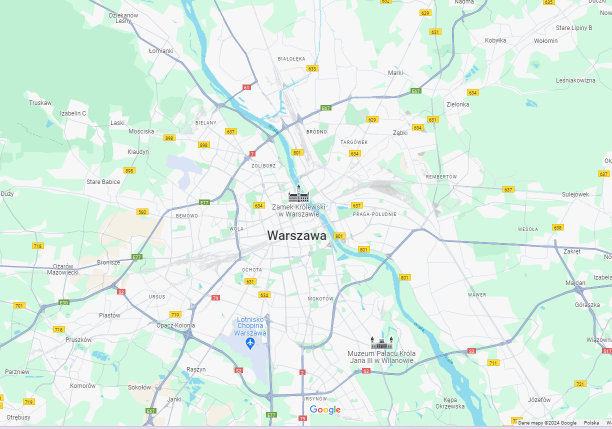
#> input picture final_python_project/Data_analysis/warsaw.png, 1223 x 857 px (shown at 1/2 size)
$ python visualization.py
#> lines starting #> are read from the running program, lines starting #| are printed output that depends on the picture
import cv2
import matplotlib.pyplot as plt
from pathlib import Path

IMAGE_FILE_NAME = 'warsaw.png'

IMG_WIDTH = 1220
IMG_HIGHT = 800
LEFT_LOWER_CORNER_COORDS = (52.12383466080289, 20.745455267261764)
RIGHT_UP_CORNER_COORDS = (52.36283029032839, 21.305206537911488)

COLOR_MAP_TYPE = 'viridis'

def load_map_image():
    dir = Path(__file__).parent / IMAGE_FILE_NAME
    dir = str(dir)

    image = cv2.imread(dir)
#> image is the input picture: shape (857, 1223, 3); mean B, G, R 230.5, 240.5, 222.5
    image = cv2.cvtColor(image, cv2.COLOR_BGR2RGB)  # Convert BGR to RGB
    return image

def normalise_points_and_values(points_and_values):
    def map_point(edge1, edge2, between, image_s):
        distance_overall = edge2 - edge1
        distance_partial = between - edge1

        mapped = (distance_partial / distance_overall) * image_s
        return mapped

    def map_lat(ours):
        rightmost = RIGHT_UP_CORNER_COORDS[0]
        leftmost = LEFT_LOWER_CORNER_COORDS[0]

        return IMG_HIGHT - map_point(leftmost, rightmost, ours, IMG_HIGHT)

    def map_lon(ours):
        upper = RIGHT_UP_CORNER_COORDS[1]
        lower = LEFT_LOWER_CORNER_COORDS[1]

        return map_point(lower, upper, ours, IMG_WIDTH)

    def is_in_image(point_and_value):
        lat = point_and_value[0]
        lon = point_and_value[1]
        return 0 <= lat <= IMG_HIGHT and 0 <= lon <= IMG_WIDTH

    cmap = plt.colormaps.get_cmap(COLOR_MAP_TYPE)
    max_value = max([x[2] for x in points_and_values])

    for i, (lat, lon, value) in enumerate(points_and_values):
        new_lat = map_lat(lat)
        new_lon = map_lon(lon)
        new_value = cmap(value / max_value)

        points_and_values[i] = (new_lat, new_lon, new_value)

    points_and_values = list(filter(is_in_image, points_and_values))
    return points_and_values

def plot_points_on_map(points_and_values, width = 10, height = 8):
    plt.figure(figsize=(width, height))

    image = load_map_image()
    plt.imshow(image)

    points_and_values = normalise_points_and_values(points_and_values)
    for lat, lon, color in points_and_values:
        plt.scatter(lon, lat, color=color, s=10)

    plt.axis('off')
    plt.show()
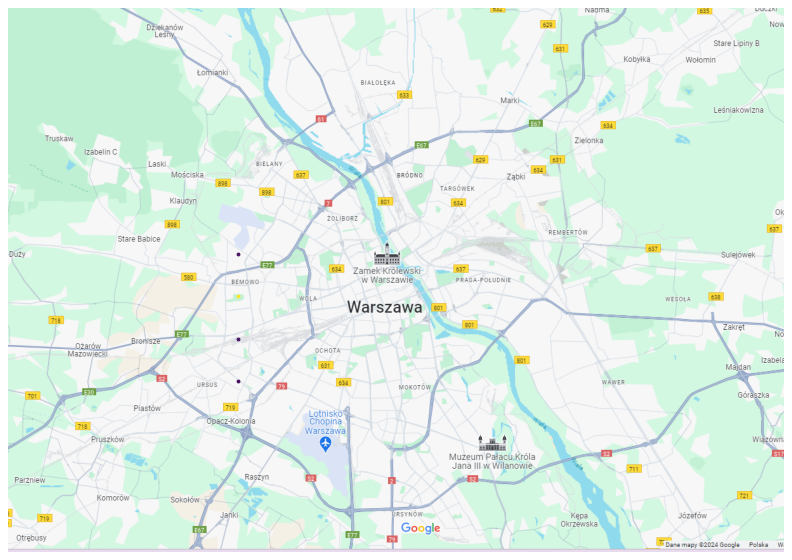
#> figure drawn by matplotlib, 1 panel

if __name__ == '__main__':
    p1 = (52.187213539950555, 20.911449507005816, 0.5)
    p2 = (52.207213539950555, 20.911449507005816, 1)
    p3 = (52.227213539950555, 20.911449507005816, 20)
    p4 = (52.247213539950555, 20.911449507005816, 1)
    p = [p1, p2, p3, p4]
    plot_points_on_map(p, 15, 12)
